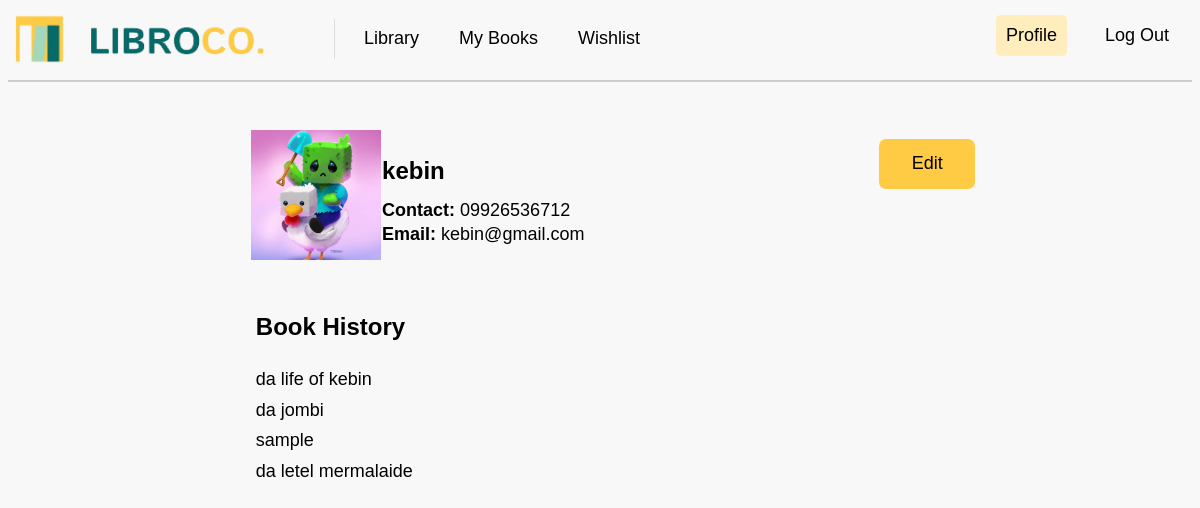
The page /reader_profile (signed in) on the database its author committed.
### tables this page shows
CREATE TABLE profileimages (
user_id INTEGER,
user_image VARCHAR(100),
FOREIGN KEY (user_id) REFERENCES users(user_id));

CREATE TABLE "users" (
	"user_id"	INTEGER PRIMARY KEY AUTOINCREMENT,
	"user_name"	TEXT,
	"user_email"	TEXT,
	"user_password"	TEXT UNIQUE,
	"user_contact"	TEXT,
	"user_code"	TEXT
);

CREATE TABLE requests (
request_id INTEGER PRIMARY KEY AUTOINCREMENT,
user_id INTEGER,
book_id INTEGER,
request_date TIMESTAMP DEFAULT CURRENT_TIMESTAMP, due_date DATE DEFAULT NULL, status VARCHAR(20) DEFAULT 'Pending',
FOREIGN KEY (user_id) REFERENCES users(user_id),
FOREIGN KEY (book_id) REFERENCES books(book_id));

CREATE TABLE "books" (
	"book_id"	INTEGER,
	"book_title"	VARCHAR(50) UNIQUE,
	"author"	VARCHAR(50),
	"publication_year"	INTEGER(5),
	"genre"	VARCHAR(20),
	"description"	VARCHAR(300),
	"image"	VARCHAR(100),
	PRIMARY KEY("book_id")
);

### app.py (the view)
@app.route("/reader_profile")
def reader_profile():
    print("Session data in reader profile route:", session)
    if 'user_id' not in session:
        return redirect(url_for("login"))
    user_id = session.get('user_id')
    sql_user = """
    SELECT u.user_name, u.user_email, u.user_contact, p.user_image
    FROM users u
    LEFT JOIN profileimages p ON u.user_id = p.user_id
    WHERE u.user_id = ?
    """
    user = getprocess(sql_user, (user_id,))
    if user:
        user_data = user[0]
        sql_history = """
        SELECT books.book_title, books.author, books.genre, requests.request_date
        FROM requests
        JOIN books ON requests.book_id = books.book_id
        WHERE requests.user_id = ?
        """
        history = getprocess(sql_history, (user_id,))
        book_history = [
            {
                "title": record['book_title'],
                "author": record['author'],
                "genre": record['genre'],
                "date": record['request_date']
            }
            for record in history
        ]
        return render_template(
            "reader_profile.html",
            user=user_data,
            book_history=book_history
        )
    else:
        flash("Profile not found.")
        return redirect(url_for("login"))

### app.py (called while the page is built)
@app.before_request
def before_request():
    print("Session data:", session)

### dbhelper.py (called while the page is built)
def getprocess(sql: str, params: tuple = ()) -> list:
    try:
        db = connect(database, timeout=30, check_same_thread=False)  # Adding timeout and thread safety
        db.row_factory = Row  # Ensure that rows are returned as dictionaries
        cursor = db.cursor()
        cursor.execute(sql, params)
        data = cursor.fetchall()  # Fetch the data
        return data
    except Error as e:
        print(f"SQLite error: {e}")
        return []
    finally:
        db.close()  # Ensure the connection is closed

### templates/reader_profile.html (shortened to what this page needs)
<!DOCTYPE html>
<html lang="en">
<head>
    <link rel="stylesheet" type="text/css" href="{{ url_for('static', filename='css/mainstyle.css') }}">
    <link rel="stylesheet" type="text/css" href="{{ url_for('static', filename='css/profilestyles.css') }}">
</head>
<body>
    <nav>
        <a class="navbar-brand" href="{{ url_for('library') }}">
            <img class="logo" src="{{ url_for('static', filename='images/logo.png') }}" width="250" height="50" alt="LibroCo. Logo">
        </a>
        <div class="navbar-links">
            <a href="{{ url_for('library') }}">Library</a>
            <a href="{{ url_for('my_books') }}">My Books</a>
            <a href="{{ url_for('wishlist') }}">Wishlist</a>
        </div>
        <div class="navbar-right">
            <a href="{{ url_for('reader_profile') }}" class="active">Profile</a>
            <a href="{{ url_for('logout') }}">Log Out</a>
        </div>
    </nav>
    <div class="divider"></div>
    <div class="main-content">
        <div class="profile_container">
            <div class="profile_image">
                <img src="{{ url_for('static', filename=user['user_image'] if user['user_image'] else 'images/default_profile.png') }}" alt="Profile Image">
            </div>
            <div class="profile_details">
                <h3 class="name">{{ user['user_name'] }}</h3>
                <h5 class="label">Contact: <span class="phone_details">{{ user['user_contact'] }}</span></h5>
                <h5 class="label">Email: <span class="email_details">{{ user['user_email'] }}</span></h5>
            </div>
            <div class="edit">
                <a href="{{ url_for('edit_reader_profile', id=user['user_id']) }}">
                    <button class="edit_button">Edit</button>
                </a>
            </div>
        </div>
        <div class="book_history">
            <h3 class="book_history_header">Book History</h3>
            <ol class="book_list">
                {% if book_history %}
                    {% for book in book_history %}
                        <li>
                            {{ book.title }}
                        </li>
                    {% endfor %}
                {% else %}
                    <li>No book history available.</li>
                {% endif %}
            </ol>
        </div>
    </div>
</body>
</html>

### static/css/mainstyle.css (style rules this page uses)
.navbar-right a { transition: background-color 0.3s ease; margin-right: 8px; margin-top: 2px; }
body { background: #f8f8f8; background-repeat: no-repeat; background-attachment: fixed; background-size: 100% 100%; font-family: 'Istok Web', sans-serif; }
.logo { margin: -9px; margin-right: 0; margin-left: -9px; margin-top: -9px; }
nav { display: flex; justify-content: flex-start; align-items: center; padding: 5px; background-color: #f8f8f8; font-size: 18px; }
.navbar-brand { display: flex; align-items: center; text-decoration: none; color: black; margin-right: 40px; }
.navbar-links { display: flex; margin-top: -1px; margin-left: 0%; gap: 20px; font-size: 18px; }
.navbar-right { display: flex; margin-left: auto; gap: 20px; }
nav a { text-decoration: none; color: black; padding: 10px; font-family: Arial, Helvetica, sans-serif; transition: background-color 0.3s ease; }
.active { background-color: #ffedbd; border-radius: 5px; font-weight: normal; }
.divider { width: auto; height: 2px; background-color: #ccc; margin-top: 10px; margin-left: fixed; }
.main-content { margin: 10px; }

### static/css/profilestyles.css (style rules this page uses)
.logo { margin: -9px; margin-right: 0; margin-left: -9px; margin-top: -9px; }
.profile_container { margin-top: 3rem; display: flex; justify-content: space-between; align-items: center; width: 60%; margin-left: auto; margin-right: auto; box-sizing: border-box; }
.profile_image { height: 8.125rem; width: 8.125rem; display: flex; justify-content: center; align-items: center; overflow: hidden; }
.profile_image img { object-fit: cover; width: 100%; height: 100%; }
.profile_details { margin-left: -0.45rem; height: auto; width: 70%; word-break: break-all; }
.navbar-links { display: flex; margin-left: -1px; gap: 20px; margin-top: -2px; }
.navbar-right { margin-top: -9px; }
.name { font-size: 24px; margin: 0; line-height: 2.3; }
.label, .phone_details, .email_details { margin: 0.125rem 0; line-height: 1.2; }
.label { font-weight: bold; font-size: 18px; }
.phone_details, .email_details { font-weight: normal; font-size: 18px; }
.edit { height: 7.063rem; width: 10%; }
.edit_button { border: none; height: 3.125rem; width: 6rem; background-color: #FFCB44; font-weight: normal; font-size: 1.125rem; border-radius: 0.438rem; cursor: pointer; }
.book_history { display: flex; flex-direction: column; align-items: flex-start; width: 60%; margin-top: 2.125rem; margin-left: auto; margin-right: auto; padding: 0.313rem; box-sizing: border-box; }
.book_history_header { margin: 0; text-align: left; line-height: 2.3; font-size: 24px; }
.book_list { list-style-type: none; margin-top: 0.625rem; padding-left: 0; line-height: 1.7; font-size: 18px; word-break: break-all; }

### rows shown on the page
profileimages: user_image (picture)
users: user_name "kebin", user_contact "09926536712", user_email "kebin@gmail.com"
requests: title "da life of kebin"
requests: title "da jombi"
requests: title "sample"
requests: title "da letel mermalaide"
